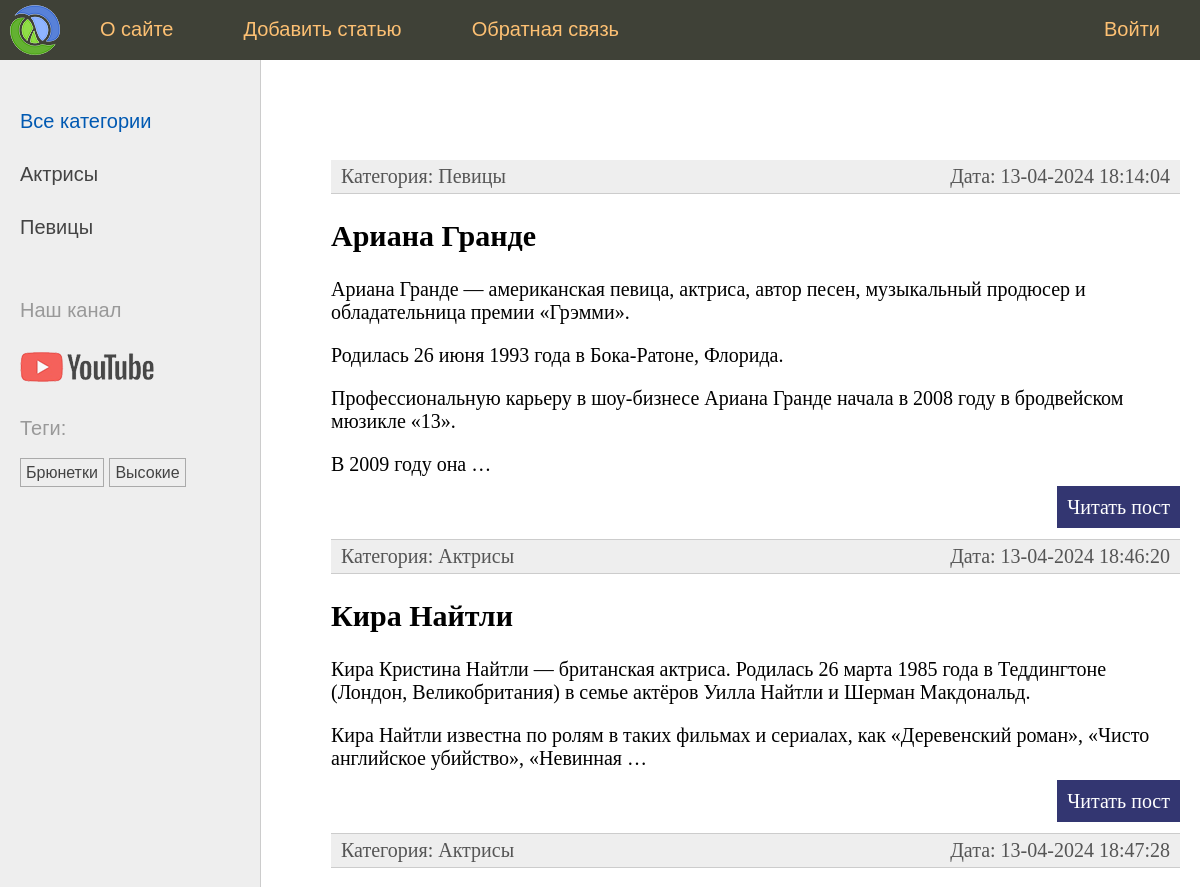
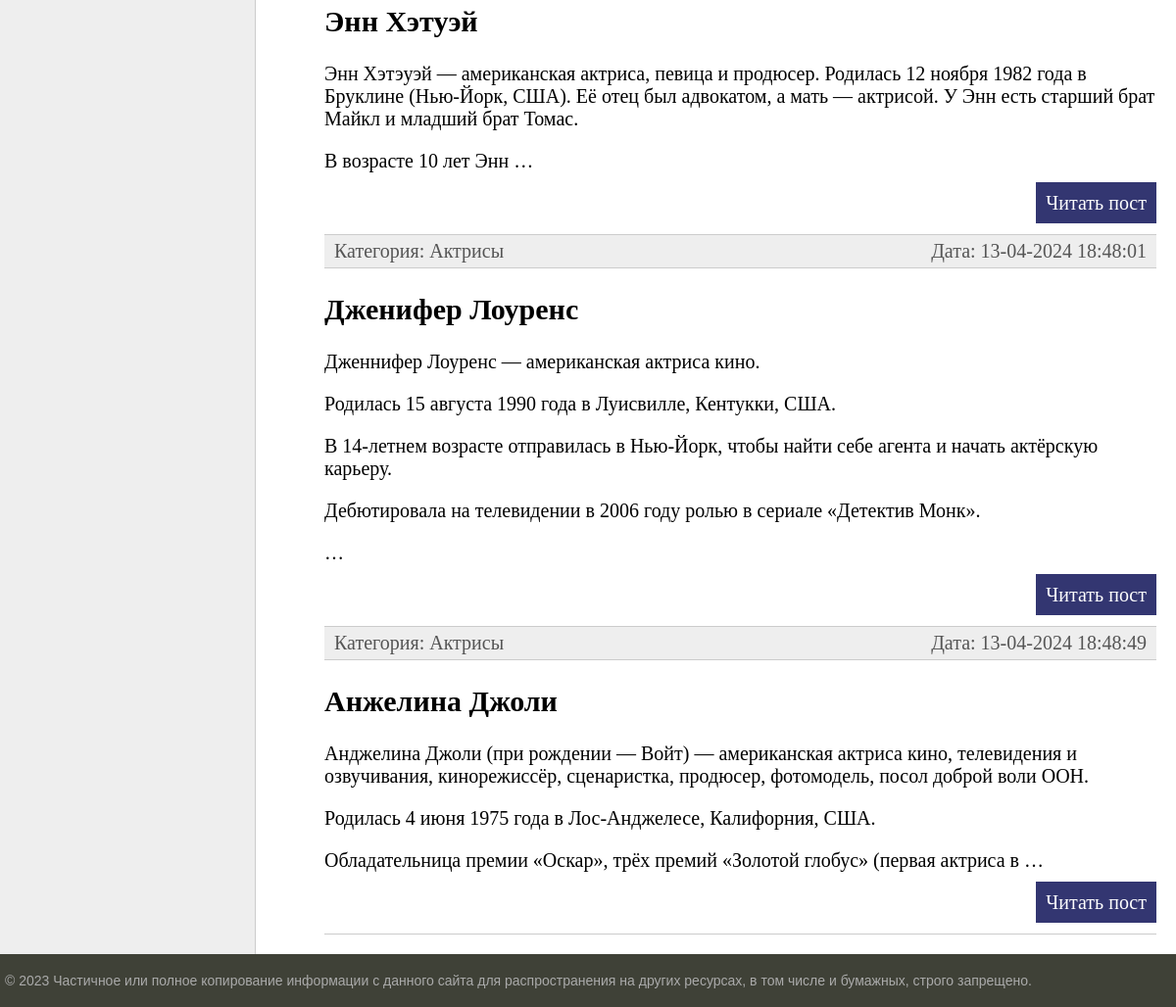
The page / on the database its author committed (2 pictures, top to bottom).
### sitewomen/women/models.py (models this page shows, shortened)
class Category(models.Model):
    name = models.CharField(max_length=100, db_index=True)
    slug = models.SlugField(max_length=255, unique=True, db_index=True)
    def __str__(self):
        return self.name
    def get_absolute_url(self):
        return reverse('category', kwargs={'cat_slug': self.slug})

class TagPost(models.Model):
    tag = models.CharField(max_length=100, db_index=True)
    slug = models.SlugField(max_length=255, unique=True, db_index=True)
    def get_absolute_url(self):
        return reverse('tag', kwargs={'tag_slug': self.slug})

class Women(models.Model):
    class Status(models.IntegerChoices):
        DRAFT = 0, 'Черновик'
        PUBLISHED = 1, 'Опубликовано'
    title = models.CharField(max_length=255)
    slug = models.SlugField(max_length=255, unique=True, db_index=True)
    content = models.TextField(blank=True)
    time_create = models.DateTimeField(auto_now_add=True)
    time_update = models.DateTimeField(auto_now=True)
    is_published = models.BooleanField(choices=Status.choices, default=Status.DRAFT)
    cat = models.ForeignKey('Category', on_delete=models.CASCADE, related_name='posts')
    tags = models.ManyToManyField('TagPost', blank=True, related_name='tags')
    husband = models.OneToOneField('Husband', on_delete=models.SET_NULL, null=True, blank=True, related_name='women')
    objects = models.Manager()
    published = PublishedManager()
    class Meta:
        ordering = ['-time_create']
        indexes = [
            models.Index(fields=['-time_create'])
        ]
    def get_absolute_url(self):
        return reverse('post', kwargs={'post_slug': self.slug})

### sitewomen/women/views.py (the view)
# urls.py: path('', views.index, name='home'),
def index(request):
    posts = Women.published.all().select_related('cat')
    data = {'title': 'Главная страница', 'menu': menu, "posts": posts, 'cat_selected': 0}
    return render(request, 'women/index.html', context=data)

### sitewomen/women/models.py (called while the page is built)
    def get_queryset(self):
        return super().get_queryset().filter(is_published=Women.Status.PUBLISHED)

### sitewomen/women/templatetags/womentags.py (called while the page is built)
@register.inclusion_tag('women/list_categories.html')
def show_categories(cat_selected=0):
    cats = Category.objects.annotate(posts_count=Count("posts")).filter(posts_count__gt=0)
    return {'cats': cats, 'cat_selected': cat_selected}

@register.inclusion_tag('women/list_tags.html')
def show_all_tags():
    tags = TagPost.objects.annotate(posts_count=Count("tags")).filter(posts_count__gt=0)
    return {'tags': tags}

### sitewomen/templates/women/index.html (shortened to what this page needs)
{% extends 'base.html' %}
{% block content %}
<ul class="list-articles">
	{% for p in posts %}
	<li><div class="article-panel">
			 <p class="first">Категория: {{p.cat}}</p>
			 <p class="last">Дата: {{p.time_update|date:"d-m-Y H:i:s"}}</p>
	</div>
	<li><h2>{{p.title}}</h2>
	{% autoescape off %}
	{{p.content|linebreaks|truncatewords:40}}
	{% endautoescape %}
			<p class="link-read-post"><a href="{{ p.get_absolute_url }}">Читать пост</a></p>
			</li>
	{% endfor %}
</ul>
{% endblock %}

### sitewomen/templates/base.html (shortened to what this page needs)
{% load static %}
{% load womentags %}
<!DOCTYPE html>
<html>
<head>
	<link type="text/css" href="{% static 'women/css/styles.css' %}" rel="stylesheet" />
</head>
<body>
<table class="table-page" border=0 cellpadding="0" cellspacing="0">
<tr><td valign=top>
{% block mainmenu %}
		<div class="header">
			<ul id="mainmenu" class="mainmenu">
			<li class="logo"><a href="{% url 'home' %}"><div class="logo"></div></a></li>
{% for m in menu %}
	{% if not forloop.last %}<li>{% else %}<li class="last">{% endif %}
		<a href="{% url m.url_name %}">{{m.title}}</a></li>
{% endfor %}
			</ul>
		</div>
{% endblock mainmenu %}
<table class="table-content" border=0 cellpadding="0" cellspacing="0">
<tr>
	<td valign="top" class="left-chapters">
	<ul id="leftchapters">
		{% if cat_selected == 0 or cat_selected in None %}
		<li class="selected">Все категории</li>
		{% else %}
		<li><a href="{% url 'home' %}">Все катогории</a></li>
		{% endif %}
		{% show_categories cat_selected %}
		<li class="share">
		<p>Наш канал</p>
		<a class="share-yt" href="https://www.youtube.com/channel/UClJzWfGWuGJL2t-3dYKcHTA/playlists" target="_blank" rel="nofollow"></a>
		</li>
        <li>{% show_all_tags %}</li>
	</ul>
</td>
<td valign="top" class="content">
	<div class="content-text">
{% block content %}
{% endblock %}
	</div>
</td></tr></table>
</td></tr>
<tr><td valign=top>
	<div id="footer">
		<p>&copy; 2023 Частичное или полное копирование информации с данного сайта для распространения на других ресурсах, в том числе и бумажных, строго запрещено.</p>
	</div>
</td></tr></table>
</body>
</html>

### sitewomen/templates/women/list_categories.html
{% for cat in cats %}
    {% if cat.id == cat_selected %}
        <li class="selected">{{ cat.name }}</li>
    {% else %}
        <li><a href="{{ cat.get_absolute_url }}">{{ cat.name }}</a></li>
    {% endif %}
{% endfor %}

### sitewomen/templates/women/list_tags.html
{% if tags %}
    Теги:</p>
    <ul class="tags-list">
        {% for t in tags %}
        <li><a href="{{t.get_absolute_url}}">{{t.tag}}</a></li>
        {% endfor %}
    </ul>
{% endif %}

### sitewomen/static/women/css/styles.css (style rules this page uses)
html, body { font-family: 'Arial'; margin: 0; padding: 0; height: 100%; width: 100%; color: #444; }
a { color: #0059b2; text-decoration: none; }
p.link-read-post { text-align: right; }
p.link-read-post a { padding: 10px; min-width: 100px; background: #333671; color: #fff; text-decoration: none; }
div.article-panel { background: #eee; padding: 5px 10px 5px 10px; box-sizing: border-box; overflow: hidden; color: #555; }
div.article-panel p.first { margin: 0; float: left; }
div.article-panel p.last { margin: 0; float: right; }
ul.list-articles { list-style: none; margin: 0; padding: 0; }
ul.list-articles li { border-bottom: 1px solid #ccc; }
.table-page { width: 100%; height: 100%; vertical-align: top; }
.table-page tr { height: 100%; }
.header { background: #3F4137; height: 60px; }
.logo { background: url('../images/logo.png') no-repeat 10px 5px; width: 70px; height: 60px; }
ul.mainmenu { list-style: none; margin: 0; padding: 0; height: 60px; color: #fdc073; font-size: 20px; overflow: hidden; }
ul.mainmenu li { float: left; margin: 18px 40px 0 30px; }
ul.mainmenu li.logo { margin: 0; }
ul.mainmenu li.last { float: right; }
ul.mainmenu li a { color: #fdc073; text-decoration: none; }
.table-content { width: 100%; min-height: 100%; height: 100%; }
.left-chapters { margin: 0; background: #eee; border-right: 1px solid #ccc; }
.left-chapters ul { width: 230px; margin: 0; padding: 20px 10px 10px 20px; list-style: none; font-size: 20px; }
.left-chapters ul li { margin: 30px 0 0 0; color: #999; }
.left-chapters ul li.selected { color: #0059b2; }
.left-chapters ul li a { color: #444; text-decoration: none; }
.left-chapters ul li.share { margin: 60px 0 0 0; }
.left-chapters ul li.share p { margin: 30px 0 30px 0; }
.left-chapters ul li.share a { display: inline-block; width: 40px; height: 40px; margin: 0 20px 0 0; }
.left-chapters ul li.share a.share-yt { width: 100%; height: 30px; background: url('../images/share_yt.png') no-repeat 0 0 }
ul.tags-list { width: 100%; margin: 0; padding: 0; list-style: none; }
ul.tags-list li { margin: 0; padding: 0 0 10px; display: inline-block; }
ul.tags-list li a { padding: 5px; font-size: 16px; border: 1px solid #aaa; }
.content { padding: 40px 20px 20px 40px; width: 100%; box-sizing: border-box; }
.content-text { margin: 60px 0 0 30px; color: #000; font-size: 20px; font-family: Yandex Sans Display Light; }
#footer { box-sizing: border-box; background: #3F4137; padding: 5px; color: #aaa; font-size: 14px; font-family: Verdana, Geneva, Arial, Helvetica; text-align: left; overflow: hidden; }

### rows shown on the page
Category: name "Актрисы"
Category: name "Певицы"
TagPost: tag "Брюнетки"
TagPost: tag "Высокие"
Women: cat "Певицы", time_update "13-04-2024 18:14:04", title "Ариана Гранде", content "Ариана Гранде — американская певица, актриса, автор песен, музыкальный продюсер и обладательница премии «Грэмми». Родилась 26 июня 1993 года в Бока-Ратоне, Флорида. Профессиональную карьеру в шоу-бизнесе Ариана Гранде начала в 2008 году в бродвейском мюзикле «13». В 2009 году она …"
Women: cat "Актрисы", time_update "13-04-2024 18:46:20", title "Кира Найтли", content "Кира Кристина Найтли — британская актриса. Родилась 26 марта 1985 года в Теддингтоне (Лондон, Великобритания) в семье актёров Уилла Найтли и Шерман Макдональд. Кира Найтли известна по ролям в таких фильмах и сериалах, как «Деревенский роман», «Чисто английское убийство», «Невинная …"
Women: cat "Актрисы", time_update "13-04-2024 18:47:28", title "Энн Хэтуэй", content "Энн Хэтэуэй — американская актриса, певица и продюсер. Родилась 12 ноября 1982 года в Бруклине (Нью-Йорк, США). Её отец был адвокатом, а мать — актрисой. У Энн есть старший брат Майкл и младший брат Томас. В возрасте 10 лет Энн …"
Women: cat "Актрисы", time_update "13-04-2024 18:48:01", title "Дженифер Лоуренс", content "Дженнифер Лоуренс — американская актриса кино. Родилась 15 августа 1990 года в Луисвилле, Кентукки, США. В 14-летнем возрасте отправилась в Нью-Йорк, чтобы найти себе агента и начать актёрскую карьеру. Дебютировала на телевидении в 2006 году ролью в сериале «Детектив Монк». …"
Women: cat "Актрисы", time_update "13-04-2024 18:48:49", title "Анжелина Джоли", content "Анджелина Джоли (при рождении — Войт) — американская актриса кино, телевидения и озвучивания, кинорежиссёр, сценаристка, продюсер, фотомодель, посол доброй воли ООН. Родилась 4 июня 1975 года в Лос-Анджелесе, Калифорния, США. Обладательница премии «Оскар», трёх премий «Золотой глобус» (первая актриса в …"

### other values the page prints
{{ m.title }} "О сайте" "Добавить статью" "Обратная связь" "Войти"
